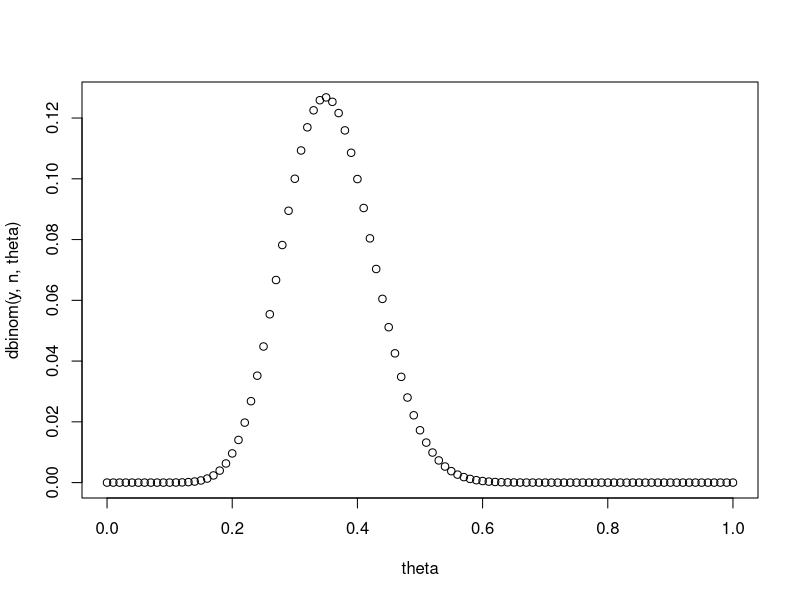
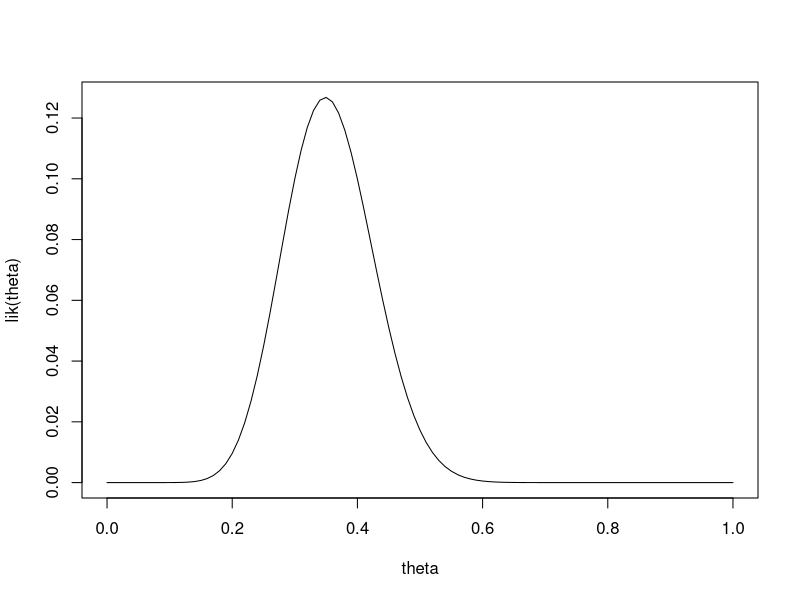
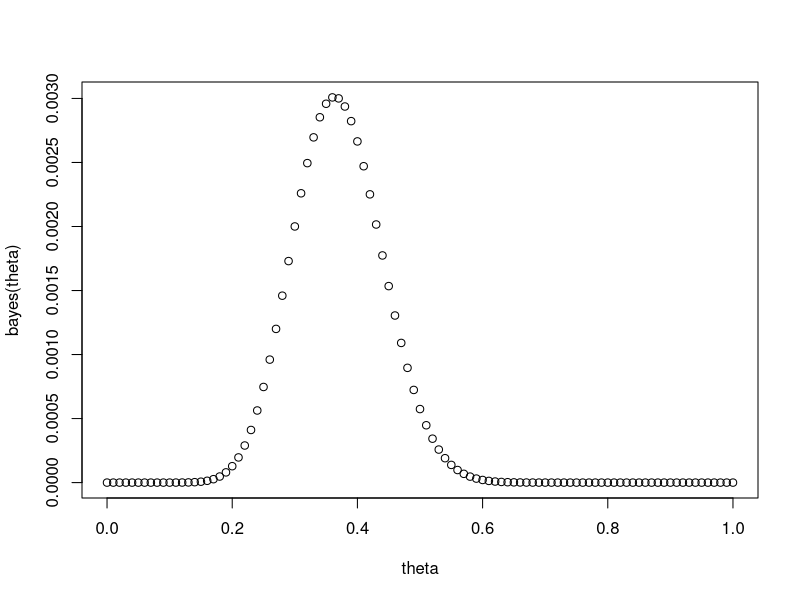

Reproduce these figures in R, in order. (Note: this script raises an error after producing the figures.)
### part (a)
n = 43
y = 15


theta = seq(0, 1, by = 0.01)
priorvalues = dbeta(theta, 8, 2)

plot(theta, dbinom(y, n, theta))

lik <- function(theta){
  choose(n,y)*theta^(y)*(1-theta)^(n-y)
}

plot(theta, lik(theta), type = "l")


bayes <- function(theta){
  (lik(theta)*theta)/y
}

plot(theta, bayes(theta))

mean(theta)
# Create the function.
getmode <- function(theta) {
  uniqv <- unique(theta)
  uniqv[which.max(tabulate(match(theta, uniqv)))]
}


# Calculate the mode using the user function.
result <- getmode(theta)
print(result)

sd(theta)

beta_interval(0.95, c(8,2))